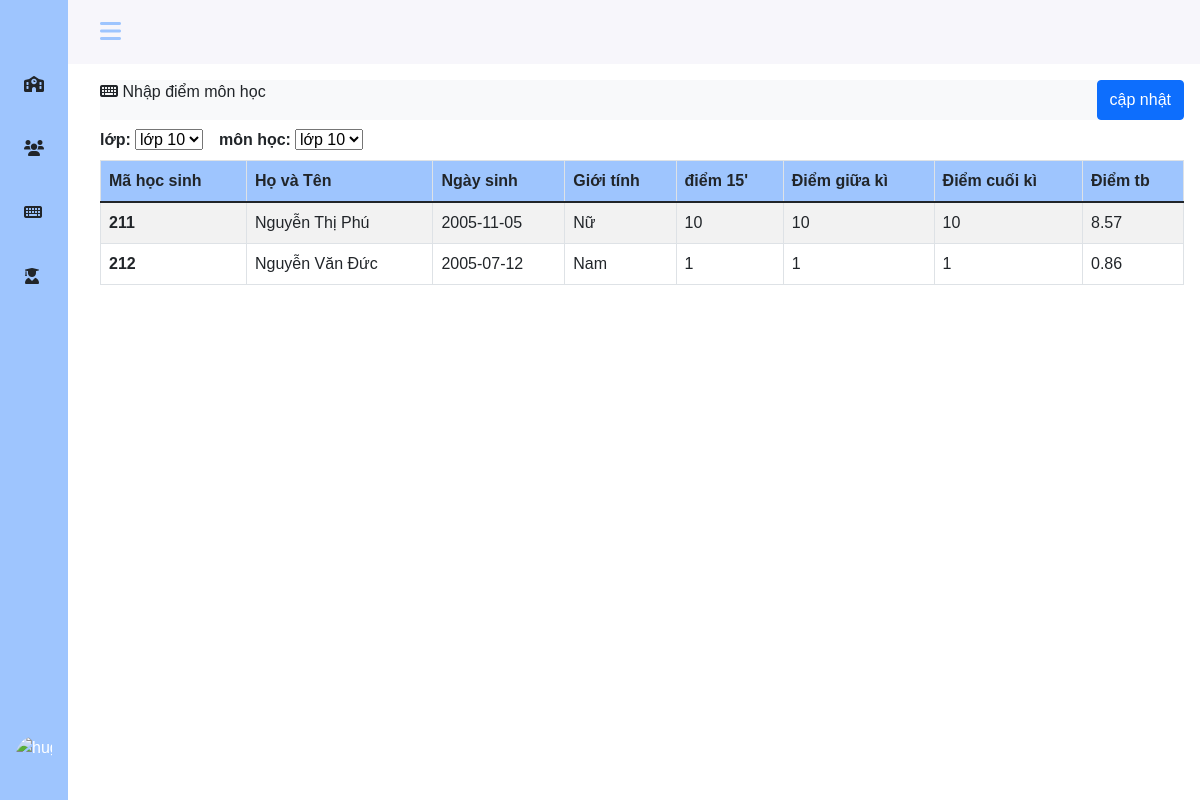
Page /teacher/mark.php (signed in) on the committed database.
### tables this page shows
CREATE TABLE `marks` (
  `st_id` int(10) NOT NULL,
  `sb_id` int(10) NOT NULL,
  `ma_mini_test` float NOT NULL,
  `ma_hour_test` float NOT NULL,
  `ma_final_exam` float NOT NULL,
  `ma_avarage` float NOT NULL
);

CREATE TABLE `students` (
  `st_id` int(10) NOT NULL,
  `st_name` varchar(30) NOT NULL,
  `st_birth` date NOT NULL,
  `st_address` varchar(50) NOT NULL,
  `st_gender` varchar(30) NOT NULL,
  `st_phone` tinytext DEFAULT NULL,
  `st_parent` varchar(30) NOT NULL,
  `class_id` int(11) NOT NULL
);

### teacher/mark.php (the view, shortened to what this page needs)
<?php
include './sidebar.php';
?>
<div class="col py-3 ">
    <div class="d-flex justify-content-between bg-light">
        <p><i class="fas fa-keyboard"></i> Nhập điểm môn học</p>
        <button type="submit" class="btn btn-primary">cập nhật</button>
    </div>
    <div class="d-flex mb-2 mt-2 flex-wrap">
        <label class="control-label fw-bolder">lớp: </label>
        <div class="me-3">
            <select class="ms-1">
                <option value="">lớp 10</option>
            </select>
        </div>
        <label class="control-label fw-bolder">môn học: </label>
        <div class="me-3">
            <select class="ms-1">
                <option value="">lớp 10</option>
            </select>
        </div>
    </div>
    <div class="col-md-12 portlet" style="width:100% ; overflow: auto; height: auto; ">
        <table class="table table-bordered table-striped">
            <thead>
                <tr style="background-color: #9ec5fe;">
                    <th scope="col">Mã học sinh</th>
                    <th scope="col">Họ và Tên</th>
                    <th scope="col">Ngày sinh</th>
                    <th scope="col">Giới tính</th>
                    <th scope="col">điểm 15'</th>
                    <th scope="col">Điểm giữa kì</th>
                    <th scope="col">Điểm cuối kì</th>
                    <th scope="col">Điểm tb</th>
                </tr>
            </thead>
            <tbody>
                <?php
                include "../config.php";
                $sql = "SELECT * FROM students st,subjects s,marks m
                        WHERE st.st_id = m.st_id and s.sb_id = m.sb_id";
                $result = mysqli_query($conn, $sql);
                if (mysqli_num_rows($result) > 0) {
                    while ($row = mysqli_fetch_assoc($result)) {
                ?>
                        <tr>
                            <th scope="row"><?php echo $row['st_id']; ?> </th>
                            <td><?php echo $row['st_name']; ?></td>
                            <td><?php echo $row['st_birth']; ?></td>
                            <td><?php echo $row['st_gender']; ?></td>
                            <td><?php echo $row['ma_mini_test']; ?></td>
                            <td><?php echo $row['ma_hour_test']; ?></td>
                            <td><?php echo $row['ma_final_exam']; ?></td>
                            <?php
                                $mini = $row['ma_mini_test'];
                                $hour = $row['ma_hour_test'];
                                $final = $row['ma_final_exam'];
                                $avg = ($mini+$hour*2+$final*3)/7;
                            ?>
                            <td><?php echo round($avg,2); ?></td>
                        </tr>
                <?php
                    }
                }
                ?>
            </tbody>
        </table>
    </div>
</div>
<?php
include './footer.php';
?>

### assets/css/style.css (style rules this page uses)
* { padding: 0; margin: 0; box-sizing: border-box; }
:root { --header-height: 3rem; --nav-width: 68px; --first-color: #4723D9; --first-color-light: #AFA5D9; --white-color: #F7F6FB; --body-font: 'Nunito', sans-serif; --normal-font-size: 1rem; --z-fixed: 100 }
body { position: relative; margin: var(--header-height) 0 0 0; padding: 0 1rem; font-family: var(--body-font); font-size: var(--normal-font-size); transition: .5s }
@media screen and (min-width: 768px) { body { margin: calc(var(--header-height) + 1rem) 0 0 0; padding-left: calc(var(--nav-width) + 2rem) } }

### rows in the picture
marks: st_id "211", st_id.st_name "Nguyễn Thị Phú", st_id.st_birth "2005-11-05", st_id.st_gender "Nữ", ma_mini_test "10", ma_hour_test "10", ma_final_exam "10", avg "8.57"
marks: st_id "212", st_id.st_name "Nguyễn Văn Đức", st_id.st_birth "2005-07-12", st_id.st_gender "Nam", ma_mini_test "1", ma_hour_test "1", ma_final_exam "1", avg "0.86"
